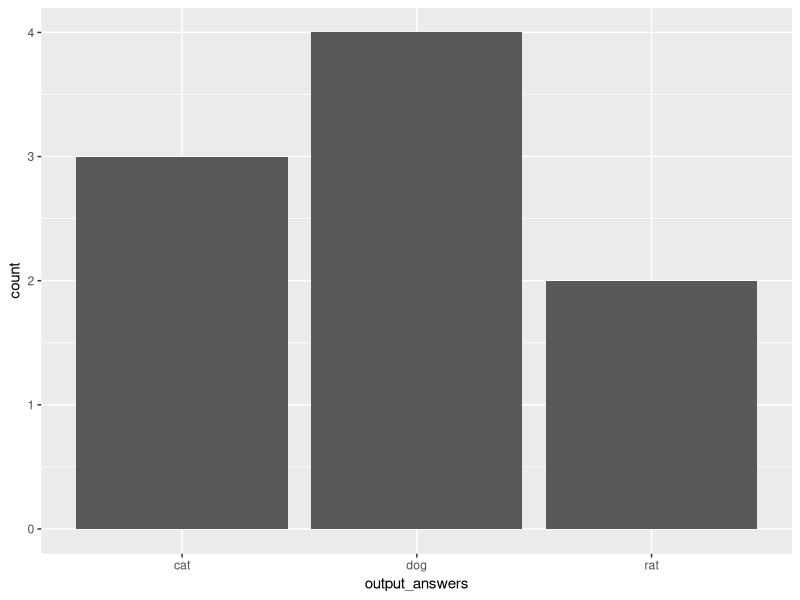
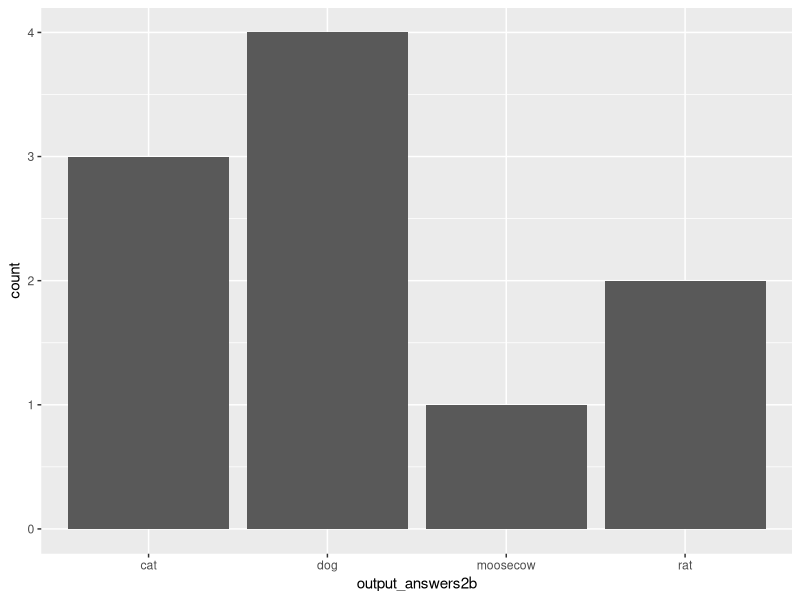

Generate these figures, in order, with R:
# example for comma separated strings

library(tidyverse)

input_answers <- c("rat", "rat,dog", "cat", "cat,dog", "dog", "dog", "cat") 
output_answers <- unlist(strsplit(input_answers, ",")) # transform answers with mulpiple options to single coutns

ggplot(data = as.data.frame(output_answers), aes(x=output_answers)) +
  geom_bar()
 

input_answers2 <- c("rat", "rat,dog", "cat", "cat,dog", "dog", "dog", "cat", "moose,cow") 

input_answers2B <- str_replace(input_answers2, "moose,cow", "moosecow")
output_answers2b <- unlist(strsplit(input_answers2B, ",")) # transform answers with mulpiple options to single coutns

ggplot(data = as.data.frame(output_answers2b), aes(x=output_answers2b)) +
  geom_bar()
